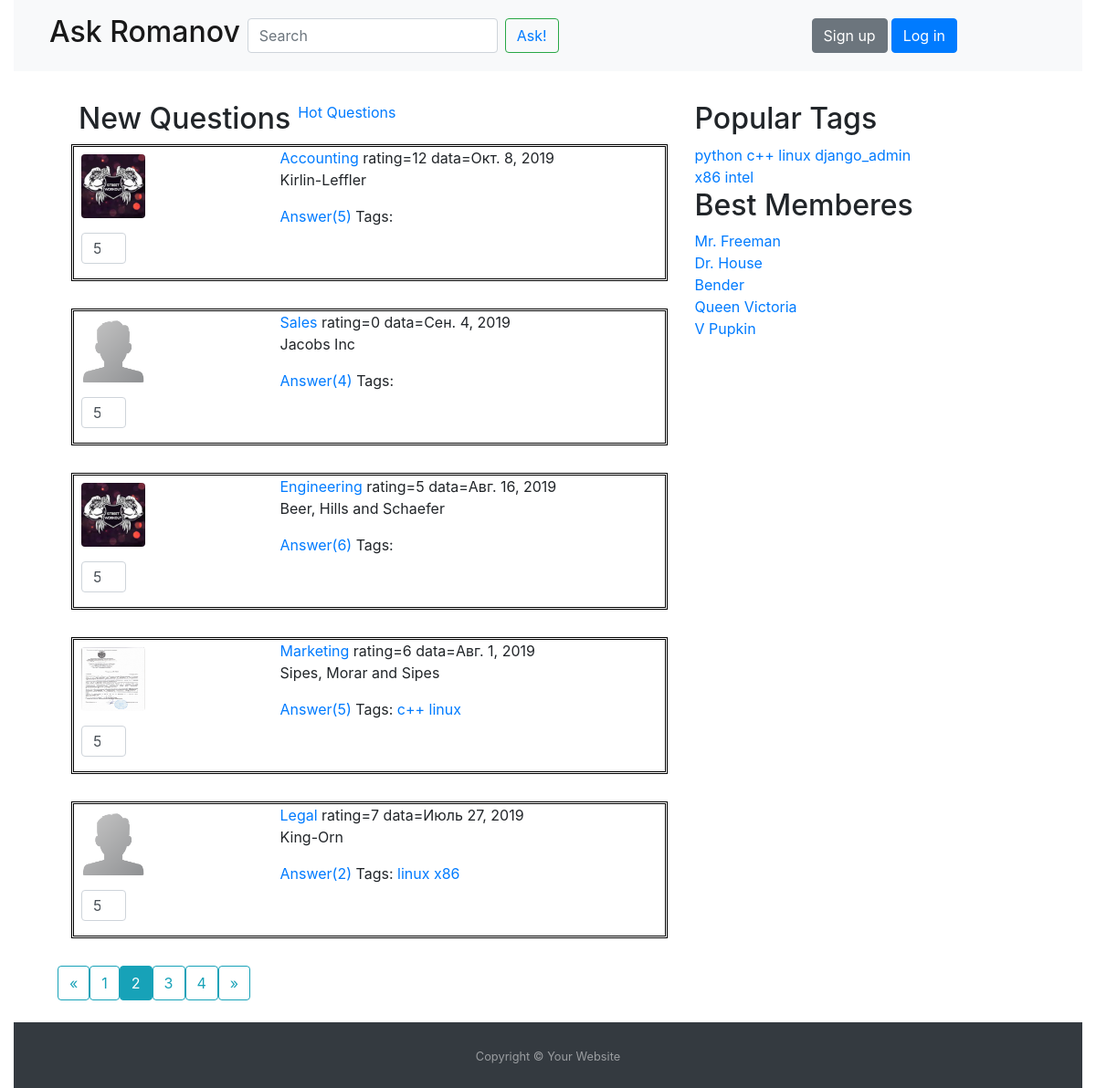
Screenshot of /?page=2 with the database file from the repository.
### askpupkin/models.py (models this page shows, shortened)
class Question(models.Model):
    title = models.CharField(max_length=255)
    data_create = models.DateField(auto_now_add=True)
    content = models.TextField()
    author = models.ForeignKey(User, on_delete=models.SET_NULL, blank=True, null=True)
    rating = models.IntegerField(default=0)
    tag = models.ManyToManyField(Tag, blank=True)
    objects = QuestionManager()
    @property
    def answer_count(self):
        return self.answer_set.count()

class Profile(models.Model):
    avatar = models.ImageField(default="default.png", upload_to="images/")
    rating = models.IntegerField(default=0)
    user = models.OneToOneField(User, on_delete=models.CASCADE)

class Tag(models.Model):
    tag_word = models.CharField(max_length=80)

### askpupkin/views.py (the view)
# urls.py: path('', views.question_list, name="question_list"),
def question_list(request, tag=None):
    path = request.path
    if path == '/hot':
        question_list = Question.objects.best_questions()
    elif re.match(r'^/tag/.+$', path):  # tag select
        question_list = Question.objects.filter(tag__tag_word=tag)
    else:
        question_list = Question.objects.newest_questions()
    page = paginate(question_list, request)
    paginator = page.paginator
    tags = Tag.objects.all()
    context = {'questions': page.object_list, 'tags': tags,
               'page': page, 'paginator': paginator}
    return render(request, 'index.html', context=context)

### askpupkin/models.py (called while the page is built)
    def newest_questions(self):
        return self.order_by('-data_create')

### askpupkin/views.py (called while the page is built)
def paginate(object_list, request):
    try:
        limit = int(request.GET.get('limit', 5))
    except ValueError:
        limit = 5
    if limit > 100:
        limit = 5
    try:
        page = int(request.GET.get('page', 1))
    except ValueError:
        raise Http404
    paginator = Paginator(object_list, limit)
    try:
        page = paginator.page(page)
    except EmptyPage:
        page = paginator.page(paginator.num_pages)
    return page

### askpupkin/templates/index.html
{% extends 'base.html' %}
{% load static %}
{% block content %}
    <div class="content d-flex">
        <p class="h2 ml-2 mr-2">New Questions</p>
        <a href="{% url "hot" %}"><p>Hot Questions</p></a>
    </div>
    {% for question in questions %}
        <div class="content forms">
            <div class="row">
                <div class="col-4 d-flex flex-column">
                    <img src="{{ question.author.profile.avatar.url }}" class="rounded m-2"/>
                    <input type="number" name="like" class="form-control m-2 col-3" value="5" size="2"/>
                </div>
                <div class="col-6">
                    <span><a href="{% url "question" question.id %}">{{ question.title }}</a></span>
                    <span> rating={{ question.rating }}</span>
                    <span>data={{ question.data_create }}</span>
                    <p>{{ question.content }}</p>
                    <a href="{% url 'question' question.id %}">Answer({{ question.answer_count }}) </a><span>Tags: </span>
                    {% for tag in question.tag.all %}
                        <a href="{% url 'tag' tag.tag_word %}"> {{ tag.tag_word }}
                    {% endfor %}</a>
                </div>
            </div>
        </div>
    {% endfor %}
{% endblock %}

### askpupkin/templates/base.html (shortened to what this page needs)
<!DOCTYPE html>
<html lang="en">
<head>
    {% load staticfiles %}
    <link rel="stylesheet" type="text/css" href="{% static "css/bootstrap.min.css" %}"/>
    <link rel="stylesheet" href="{% static "css/style.css" %}"/>
</head>
<body class="container-fluid">
<div class="main-block">
    <header>
        <nav class="navbar navbar-expand-md navbar-light bg-light">
            <div class="navbar-search col-9 d-flex flex-row">
                <ul class="navbar-nav">
                    <li class="nav-item active">
                        <a class="nav-link" href="/"><h2>Ask Romanov</h2></a>
                    </li>
                </ul>
                <form class="form-inline my-1">
                    <input type="text" class="form-control" placeholder="Search" aria-label="Search"/>
                    <button class="btn btn-outline-success m-2"><a href="{% url 'ask' %}"> Ask!</a></button>
                </form>
            </div>
            {% if user.is_authenticated %}
                <a href="{% url 'logout' %}?next={{ request.path }}" class="mx-1">Log out</a>
                <strong class="alert alert-success">Hello <a
                        href="{% url 'cabinet' %}"> {{ user.username }}</a></strong>
                <a href="{% url "cabinet" %}"><img src="{{ user.profile.avatar.url }}" class="rounded m-2"
                                                   alt="Avatar" width="60" height="60"/></a>
            {% else %}
                <a href="{% url "signup" %}" class="mx-1 btn btn-secondary">Sign up</a>
                <a href="{% url "login" %}?next={{ request.path }}" class="btn btn-primary">Log in</a>
            {% endif %}
        </nav>
    </header>
    <div class="main-content">
        <section class="d-flex">
            <div class="left-content ml-5 col-7">
                {% block content %}
                {% endblock %}
            </div>
            <div class="right-content col-3">
                {% block tag %}
                    <div class="content tags">
                        <h2>Popular Tags</h2>
                        {% for tag in tags %}
                            <a href="{% url "tag" tag.tag_word %}"><span>{{ tag.tag_word }}</span></a>
                        {% endfor %}
                    </div>
                {% endblock tag %}
                <div class="content memberes d-flex flex-column">
                    <h2>Best Memberes</h2>
                    <a href="#">Mr. Freeman</a>
                    <a href="#">Dr. House</a>
                    <a href="#">Bender</a>
                    <a href="#">Queen Victoria</a>
                    <a href="#">V Pupkin</a>
                </div>
            </div>
        </section>
    </div>
    {% block pagin %}
        <div class="row ml-5 justify-content-start">
            {% if page.has_previous %}
                <a class="btn btn-outline-info mb-4" href="?page={{ page.previous_page_number }}">&laquo;</a>
            {% endif %}
            {% for num in paginator.page_range %}
                {% if page.number == num %}
                    <a class="btn btn-info mb-4" href="?page={{ num }}">{{ num }}</a>
                {% elif num > page.number|add:'-3' and num < page.number|add:'3' %}
                    <a class="btn btn-outline-info mb-4" href="?page={{ num }}">{{ num }}</a>
                {% endif %}
            {% endfor %}
            {% if page.has_next %}
                <a class="btn btn-outline-info mb-4" href="?page={{ page.next_page_number }}">&raquo;</a>
            {% endif %}
        </div>
    {% endblock %}
    <footer id="sticky-footer" class="py-4 bg-dark text-white-50">
        <div class="text-center">
            <small>Copyright &copy; Your Website</small>
        </div>
    </footer>
</div>
</body>
</html>

### askpupkin/static/css/style.css (style rules this page uses)
.main-block { display: flex; flex-direction: column; height: 100vh; }
.main-content { flex: 1 0 auto; }
#sticky-footer { flex-shrink: 0; }
.forms { width: 100%; height: 150px; margin-bottom: 30px; border: 3px double black; }
.row img { width: 70px; height: 70px; }

### rows the page displays
Question: author.profile.avatar (picture), title "Accounting", rating "12", data_create "Окт. 8, 2019", content "Kirlin-Leffler", answer_count "5"
Question: author.profile.avatar (placeholder picture), title "Sales", rating "0", data_create "Сен. 4, 2019", content "Jacobs Inc", answer_count "4"
Question: author.profile.avatar (picture), title "Engineering", rating "5", data_create "Авг. 16, 2019", content "Beer, Hills and Schaefer", answer_count "6"
Question: author.profile.avatar (picture), title "Marketing", rating "6", data_create "Авг. 1, 2019", content "Sipes, Morar and Sipes", answer_count "5"
Tag: tag_word "c++"
Tag: tag_word "linux"
Question: author.profile.avatar (placeholder picture), title "Legal", rating "7", data_create "Июль 27, 2019", content "King-Orn", answer_count "2"
Tag: tag_word "x86"
Tag: tag_word "python"
Tag: tag_word "django_admin"
Tag: tag_word "intel"

### other values shown
{{ num }} "1" "3" "4"
{{ num }} "2"
